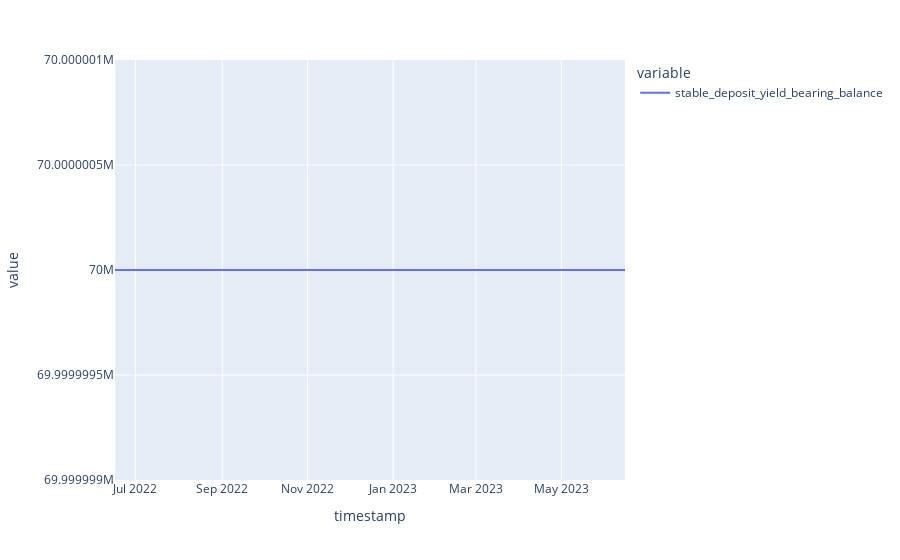

Notebook code for this chart:
### Code cell
df.stable_deposit_yield_bearing_balance.plot()

### Figure 1 — Plotly figure (JSON) as saved in the notebook; plotly's stock layout.template omitted (floating-point values rounded to 4 significant figures; data arrays with more than 128 entries replaced by an {"elided": "..."} marker saying what was removed)
{"data": [{"hovertemplate": "variable=stable_deposit_yield_bearing_balance<br>timestamp=%{x}<br>value=%{y}<extra></extra>", "legendgroup": "stable_deposit_yield_bearing_balance", "line": {"color": "#636efa", "dash": "solid"}, "mode": "lines", "name": "stable_deposit_yield_bearing_balance", "orientation": "v", "showlegend": true, "type": "scatter", "x": {"elided": "365 str values"}, "xaxis": "x", "y": {"elided": "365 int values"}, "yaxis": "y"}], "layout": {"autosize": true, "legend": {"title": {"text": "variable"}, "tracegroupgap": 0}, "margin": {"t": 60}, "xaxis": {"anchor": "y", "autorange": true, "domain": [0, 1], "range": ["2022-06-16 11:14:22.1672", "2023-06-15 11:14:22.1672"], "title": {"text": "timestamp"}, "type": "date"}, "yaxis": {"anchor": "x", "autorange": true, "domain": [0, 1], "range": [69999999, 70000001], "title": {"text": "value"}, "type": "linear"}}}
